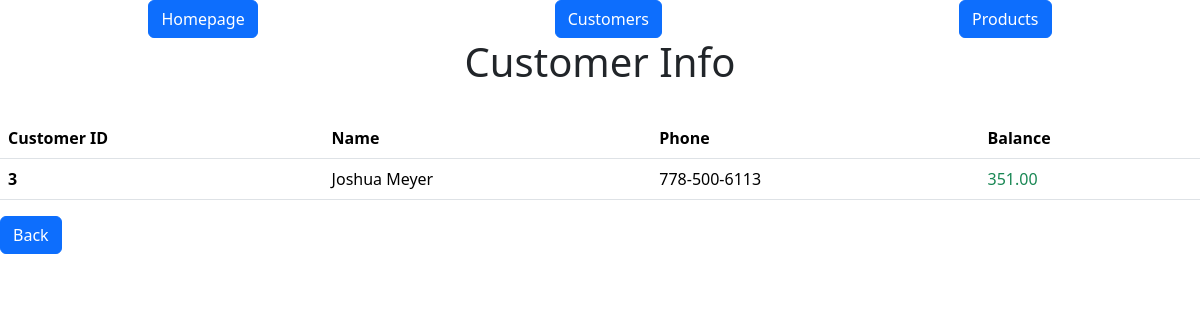
Screenshot of /api/customers?id=3 with the database file from the repository.
### models.py (models this page shows, shortened)
class Customer(db.Model):
    id = mapped_column(Integer, primary_key=True)
    name = mapped_column(String(100), nullable=False)
    phone = mapped_column(String(10), nullable=False)
    balance  = mapped_column(DECIMAL(10,2), nullable=False, default = 0)

### app.py (the view)
@app.route("/api/customers", methods = ["GET"])  # this route will return a customer html using button
def customer_info_btn():
    id = request.args.get('id')
    customer_data = db.session.query(Customer).get(id)
    return render_template("customer.html",customer=customer_data)

### templates/customer.html
{% extends "base.html" %} {% block content %}
<h1 class="d-flex justify-content-center">Customer Info</h1>
<br />
<table class="table table-hover">
  <thead>
    <tr>
      <th scope="col">Customer ID</th>
      <th scope="col">Name</th>
      <th scope="col">Phone</th>
      <th scope="col">Balance</th>
    </tr>
  </thead>
  <tbody>
    <tr>
      <th scope="row">{{customer.id}}</th>
      <td>{{customer.name}}</td>
      <td>{{customer.phone}}</td>
      {% if customer.balance < 0 %}
      <td class="text-danger">{{ customer.balance }}</td>
      {% else %}
      <td class="text-success">{{ customer.balance }}</td>
      {% endif %}
    </tr>
  </tbody>
</table>
<a class="btn btn-primary" href="{{url_for('customers')}}">Back</a>
{% endblock %}

### rows the page displays
Customer: id "3", name "Joshua Meyer", phone "778-500-6113", balance "351.00"
